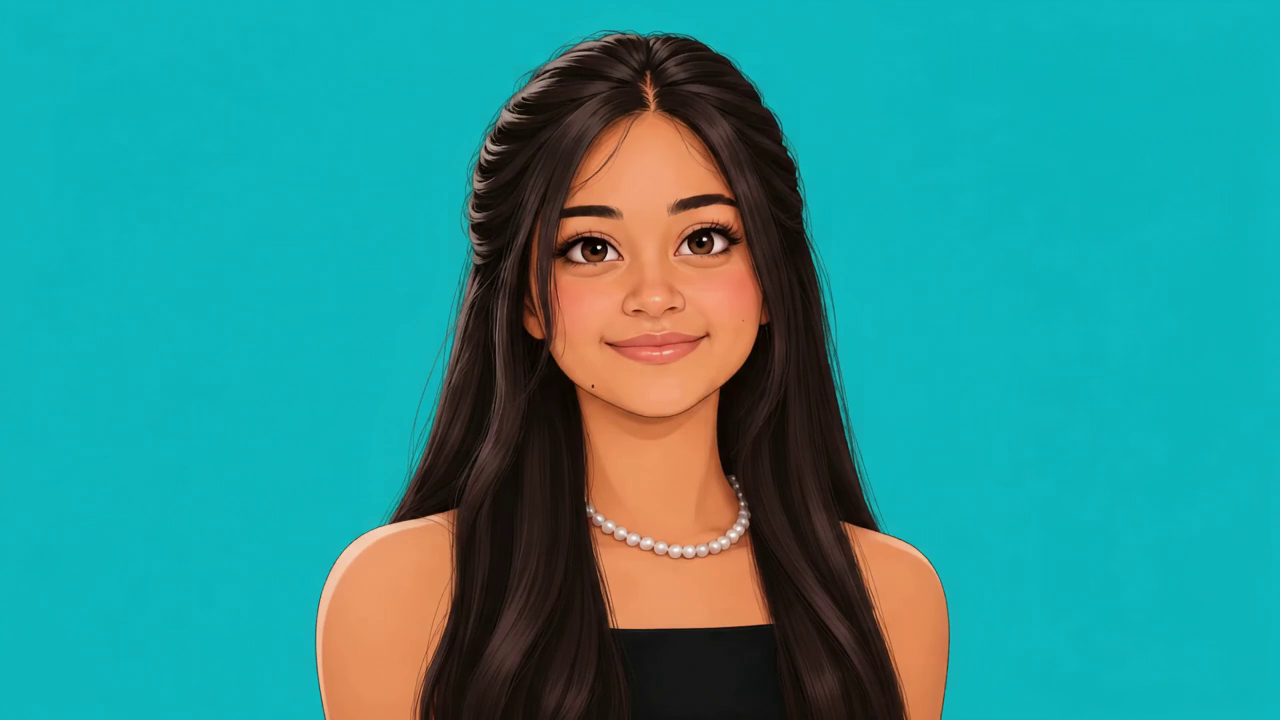
#> input picture frame 0 of public/character.mp4, 1280 x 720 px
$ python detect_bg_color.py
#> lines starting #> are read from the running program, lines starting #| are printed output that depends on the picture; long printed decimals are rounded
import cv2
import numpy as np

cap = cv2.VideoCapture('public/character.mp4')
colors = []
for f in range(0, 190, 10):
    cap.set(cv2.CAP_PROP_POS_FRAMES, f)
    ret, frame = cap.read()
    if ret:
        # Sample top-left corner 20x20
        tl = frame[5:25, 5:25]
        # Sample top-right corner 20x20
        tr = frame[5:25, -25:-5]
        # Sample bottom-left corner 20x20
        bl = frame[-25:-5, 5:25]
        # Sample bottom-right corner 20x20
        br = frame[-25:-5, -25:-5]

        avg_bgr = np.mean([tl, tr, bl, br], axis=(0, 1, 2))
        colors.append(avg_bgr)
#> this loop made 19 passes
#> avg_bgr on passes 1 to 12: [187.2, 181.1, 12.67], [186.9, 181, 12.99], [186.4, 180.5, 13.18], [186.2, 179.9, 14.73], [186.2, 180.2, 14.29], [186.8, 180.9, 13.33], [186.5, 180.4, 13.9], [186.8, 180.4, 13.86], [186.5, 180.4, 13.8], [186.3, 180.1, 14.15], [186, 180.4, 13.21], [186.3, 180.2, 13.89]
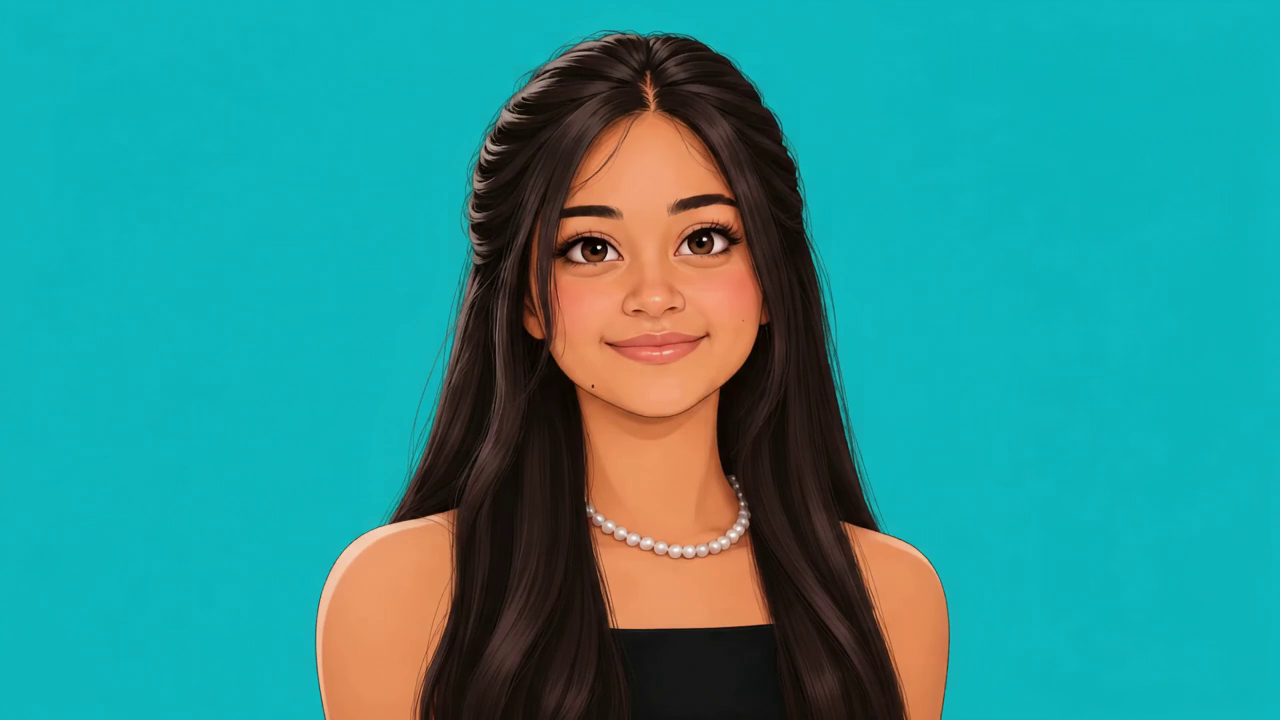
#> input picture frame 0 of public/character.mp4, 1280 x 720 px
#> pass 1, `tl = frame[5:25, 5:25]`:
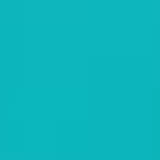
#> tl: shape (20, 20, 3) (shown 8 times larger); mean B, G, R 188.5, 181.7, 12.2
#> after the loop, colors = 19 items, first 6: [187.2, 181.1, 12.67], [186.9, 181, 12.99], [186.4, 180.5, 13.18], [186.2, 179.9, 14.73], [186.2, 180.2, 14.29], [186.8, 180.9, 13.33]
cap.release()

mean_bgr = np.mean(colors, axis=0)
#> mean_bgr = [186.5, 180.4, 13.77]
mean_rgb = mean_bgr[::-1].astype(int)
#> mean_rgb = [13, 180, 186]
hex_color = "#{:02x}{:02x}{:02x}".format(mean_rgb[0], mean_rgb[1], mean_rgb[2])
#> hex_color = '#0db4ba'
print(f"Detected Background BGR: {mean_bgr}")
#| Detected Background BGR: [186.489 180.366  13.773]
print(f"Detected Background RGB: {mean_rgb}")
#| Detected Background RGB: [ 13 180 186]
print(f"Detected Background Hex: {hex_color}")
#| Detected Background Hex: #0db4ba
